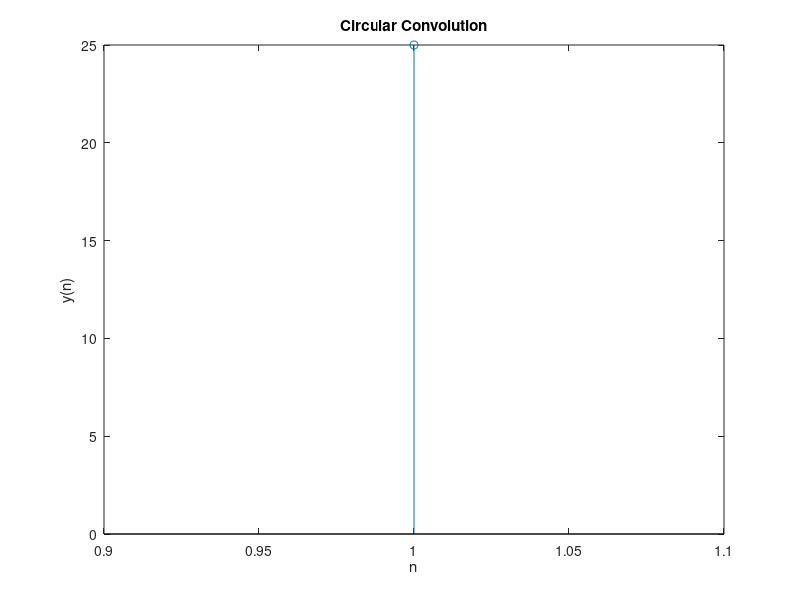

The MATLAB script that drew this image:
clc;
clear;
a = input('enter the sequence x(n) = ');
b = input('enter the sequence h(n) = ');
n1=length(a);
n2=length(b);
N=max(n1,n2);
x = [a zeros(1,(N-n1))];
for i = 1:N
k = i;
for j = 1:n2
H(i,j)=x(k)* b(j);
k = k-1;
if (k == 0)
k = N;
end
end
end
y=zeros(1,N);
M=H;
for j = 1:N
for i = 1:n2
y(j)=M(i,j)+y(j);
end
end
disp('The output sequence is y(n)= ');
disp(y);
stem(y);
title('Circular Convolution');
xlabel('n');
ylabel('y(n)');
